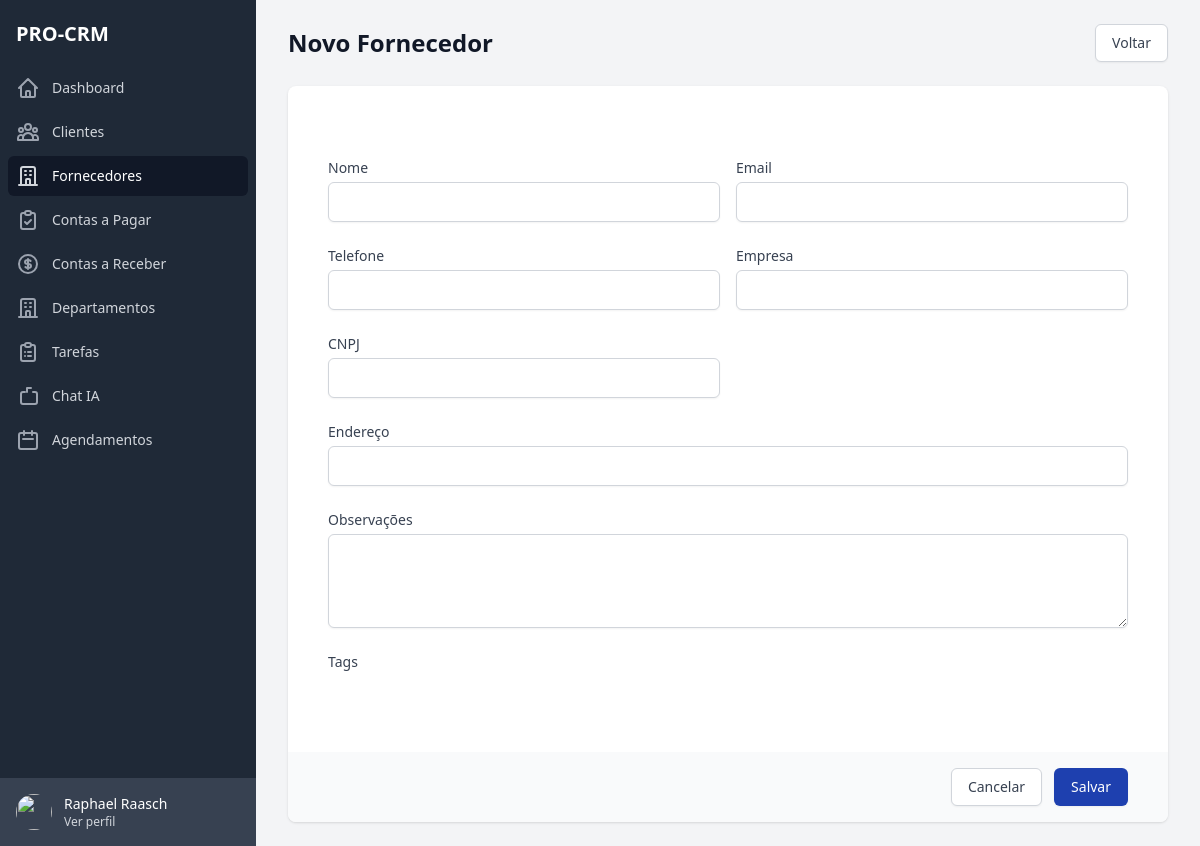
The page /suppliers/create/ (signed in) on the database as committed earlier.
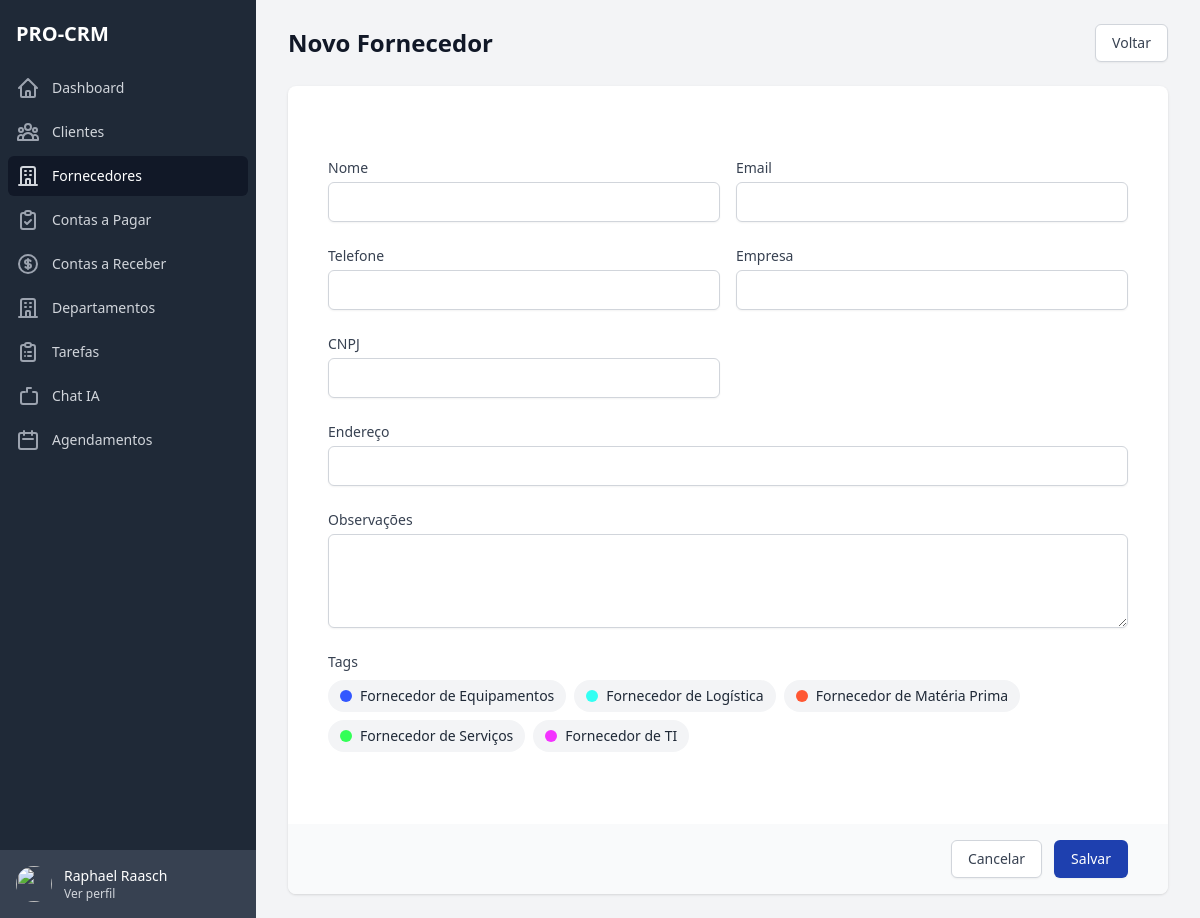
The same page on the database as committed later.
### apps/suppliers/models.py (models this page shows)
class SupplierTag(BaseModel):
    enterprise = models.ForeignKey(Enterprise, on_delete=models.CASCADE, verbose_name='Empresa')
    name = models.CharField(max_length=100, verbose_name='Nome')
    description = models.TextField(blank=True, null=True, verbose_name='Descrição')
    color = models.CharField(max_length=10, verbose_name='Cor')
    is_active = models.BooleanField(default=True, verbose_name='Ativo')

### apps/suppliers/views.py (the view, shortened to what this page needs)
# urls.py: path('create/', views.supplier_create, name='create'),
@login_required
def supplier_create(request):
    tags = SupplierTag.objects.filter(is_active=True).order_by('name')
    return render(request, 'suppliers/pages/form.html', {'tags': tags})

### apps/suppliers/templates/suppliers/pages/form.html (shortened to what the changed rows need)
{% extends 'base.html' %}
{% load static %}
{% block content %}
<div class="flex h-screen bg-gray-100">
    {% include 'includes/sidebar.html' %}
    <div class="flex-1 flex flex-col overflow-hidden">
        <main class="flex-1 relative overflow-y-auto focus:outline-none">
            <div class="py-6">
                <div class="max-w-7xl mx-auto px-4 sm:px-6 md:px-8">
                    <div class="md:flex md:items-center md:justify-between mb-6">
                        <div class="flex-1 min-w-0">
                            <h1 class="text-2xl font-semibold text-gray-900">
                                {% if supplier %}Editar{% else %}Novo{% endif %} Fornecedor
                            </h1>
                        </div>
                    </div>
                    <div class="bg-white shadow overflow-hidden sm:rounded-lg">
                        <form method="POST" class="space-y-8">
                            <div class="p-10">
                                <div class="grid grid-cols-1 gap-y-6 gap-x-4 sm:grid-cols-6">
                                    <div class="sm:col-span-6">
                                        <div class="flex flex-wrap gap-2">
                                            {% for tag in tags %}
                                            <label class="inline-flex items-center px-3 py-1.5 rounded-full text-sm font-medium cursor-pointer bg-gray-100 text-gray-800 hover:bg-gray-200">
                                                <span class="w-3 h-3 rounded-full mr-2" style="background-color: {{ tag.color }}"></span>
                                                {{ tag.name }}
                                            </label>
                                            {% endfor %}
                                        </div>
                                    </div>
                                </div>
                            </div>
                        </form>
                    </div>
                </div>
            </div>
        </main>
    </div>
</div>
{% endblock %}

Rows that differ between the two databases and show on the page:
added SupplierTag: name "Fornecedor de Equipamentos"
added SupplierTag: name "Fornecedor de Logística"
added SupplierTag: name "Fornecedor de Matéria Prima"
added SupplierTag: name "Fornecedor de Serviços"
added SupplierTag: name "Fornecedor de TI"
